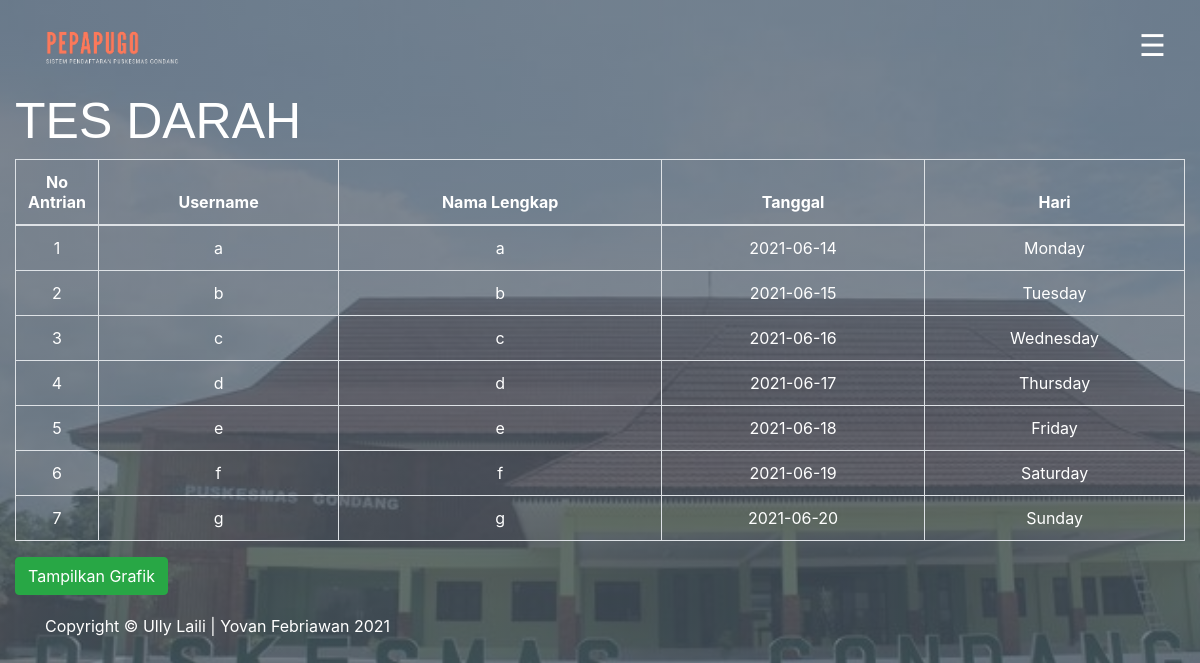
The page /darah.php on the database its author committed.
### tables this page shows
CREATE TABLE `tes_darah` (
  `username` varchar(255) NOT NULL,
  `nama_lengkap` varchar(255) NOT NULL,
  `tanggal_antri` date NOT NULL,
  `hari` varchar(11) NOT NULL
);

### darah.php (the view, shortened to what this page needs)
<html>
<head>
	<link rel="stylesheet" href="https://stackpath.bootstrapcdn.com/bootstrap/4.1.3/css/bootstrap.min.css">
</head>
<body>
	<nav class="navbar navbar-inverse">
	  <div class="container-fluid">
	   <div class="navbar-header">
	    <img src="logo.png" width="20%">
	   </div>
	   <ul class="nav navbar-nav navbar-right">
	    <li>
			<div class="row">
			    <div class="col-md-12 text-center">
			        <div class="row">
			            <div class="col-xs-1">
			                <span style="font-size:30px;cursor:pointer; color:white;" onclick="openNavR()">☰</span>
			            </div>
			        </div>
			    </div>
			</div>
	    </li>
	   </ul>
	  </div>
	 </nav>
	<h1>TES DARAH</h1>
	<table class="table table-hover table-bordered" id="umum">
	  <thead>
	    <tr>
	      <th scope="col" width="50">No Antrian</th>
	      <th scope="col">Username</th>
	      <th scope="col">Nama Lengkap</th>
	      <th scope="col">Tanggal</th>
	      <th scope="col">Hari</th>
	    </tr>
	  </thead>
	  <tbody>
	  	<?php
	  	include 'koneksi.php';
	  	$no=1;
	  	$darah = mysqli_query($koneksi, "Select * From tes_darah order by tanggal_antri");
	  	while($row=mysqli_fetch_array($darah)){
	  	echo "<tr>
	      <td>".$no++."</td>
	      <td>".$row['username']."</td>
	      <td>".$row['nama_lengkap']."</td>
	      <td>".$row['tanggal_antri']."</td>
	      <td>".$row['hari']."</td>
	    </tr>";
	  	}
	  	?>
	  </tbody>
	</table>
    <form action="grafik_darah.php">
	  	<button type="submit" class="btn btn-success">Tampilkan Grafik</button>
	</form>
<footer class="site-footer">
      <div class="container">
        <div class="row">
          <div class="col-md-8 col-sm-6 col-xs-12">
            <p class="copyright-text">Copyright &copy; Ully Laili | Yovan Febriawan 2021
            </p>
          </div>
        </div>
      </div>
</footer>
</body>
</html>

### darah.php (style rules this page uses)
body { background-image:linear-gradient(rgba(69, 83, 97, 0.7),rgba(69, 83, 97, 0.7)), url(back.jpeg); background-size: cover; background-position: center; margin-right: 15px; margin-left: 15px; }
footer { color: white; padding-top: 3px; padding-bottom: 3px; }
img { padding-left: -15px; padding-bottom: -15px; }
h1 { color: white; font-family: helvetica; font-size: 50px; }
table { color: white; border-color: orange; text-align: center; }

### rows shown on the page
tes_darah: username "a", nama_lengkap "a", tanggal_antri "2021-06-14", hari "Monday"
tes_darah: username "b", nama_lengkap "b", tanggal_antri "2021-06-15", hari "Tuesday"
tes_darah: username "c", nama_lengkap "c", tanggal_antri "2021-06-16", hari "Wednesday"
tes_darah: username "d", nama_lengkap "d", tanggal_antri "2021-06-17", hari "Thursday"
tes_darah: username "e", nama_lengkap "e", tanggal_antri "2021-06-18", hari "Friday"
tes_darah: username "f", nama_lengkap "f", tanggal_antri "2021-06-19", hari "Saturday"
tes_darah: username "g", nama_lengkap "g", tanggal_antri "2021-06-20", hari "Sunday"
